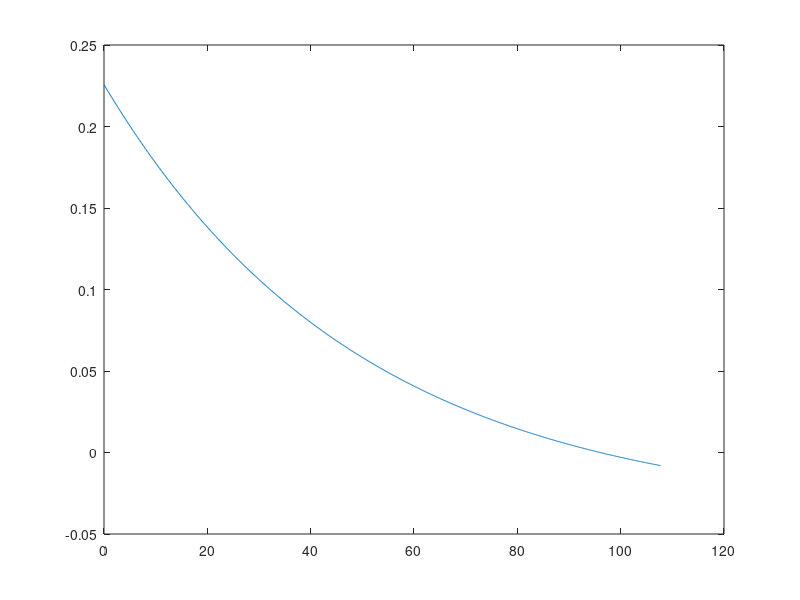

MATLAB code for this plot:
clc
clear all

delta = 0.98;
alpha = 0.4;
p =	2/3;
p_P = 0.75;
lambda = 0.05;
phi = 1-exp(-lambda );

h = alpha*p + (1-alpha)*(1-p);
h_P = alpha*p_P + (1-alpha)*(1-p_P);

bar_theta = alpha*p/h;
underline_theta = alpha*(1-p)/(1-h);

bar_theta_A_P = alpha*p/h - (1-alpha*p/h);
underline_theta_A_P = alpha*(1-p)/(1-h) - (1-alpha*(1-p)/(1-h));

bar_theta_P_P = 0;%alpha*p_P/h_P - (1-alpha*p_P/h_P);
underline_theta_P_P = alpha*(1-p_P)/(1-h_P) - (1-alpha*(1-p_P)/(1-h_P));

%%%%%%%%%%%%%%%%%%%%%%%%%%%%%

W_del = ((1-delta)*(alpha-(1-alpha))+delta*phi*alpha)/(1-delta*(1-phi))
W_never = h_P*bar_theta_P_P
W_bal = h*((1-delta)*bar_theta_A_P + delta*phi*alpha)/(1-h*delta*(1-phi)-(1-h)*delta)


%%%%%%%%%%%%%%%%%%%%%%%%%%%%%
ite = 10000;

max_W =0; 
max_F = -999;
max_tau = -999;
%%%%%%%%%%%%%%%%%%%%%%%%%%%%%%


T = 4.5;
for i = 0:ite-1
    
F = i/10;

V_star = (delta^F)*alpha;
x = delta*(1-phi);
V_N = (1/(1-delta*x^T))*  ( ((1-x^T)/(1-x)) * ((1-delta)*alpha + delta*phi*V_star) + x^T *h*(1-delta)*(bar_theta-underline_theta));
V = h*(1-delta)*(bar_theta - underline_theta) + delta*V_N;
V_I = V_N-((1-delta)/delta)*underline_theta;
tau = log((V_I-phi*V_star)/((1-phi)*V))   /  log(delta);


if tau >=0


W_star = (1-delta^F)*h_P*bar_theta_P_P + (delta^F)*alpha;
A_I = phi*W_star  + (1-phi)*((1-delta^tau)*h_P*bar_theta_P_P);
A_N = ((1-(delta*(1-phi))^T)/(1-(delta*(1-phi)))) * ((1-delta)*(alpha-(1-alpha)) + delta*phi*W_star) ;

num = h*(1-delta)*bar_theta_A_P + h*delta*A_I + (1-h)*delta*A_N;
den = 1-(delta^(tau+1))*h*(1-phi) - (delta^(T+1))*(1-h)*(1-phi)^T;

W(i+1) = num/den;

F_vec(i+1) = F;
tau_vec(i+1) = tau;


if W(i+1)>max_W
max_W =  W(i+1);
max_F = F;
max_tau = tau;
end
    

end

%i/ite    
end





max_W
T
max_F
max_tau



figure(1)
plot(F_vec, W )



